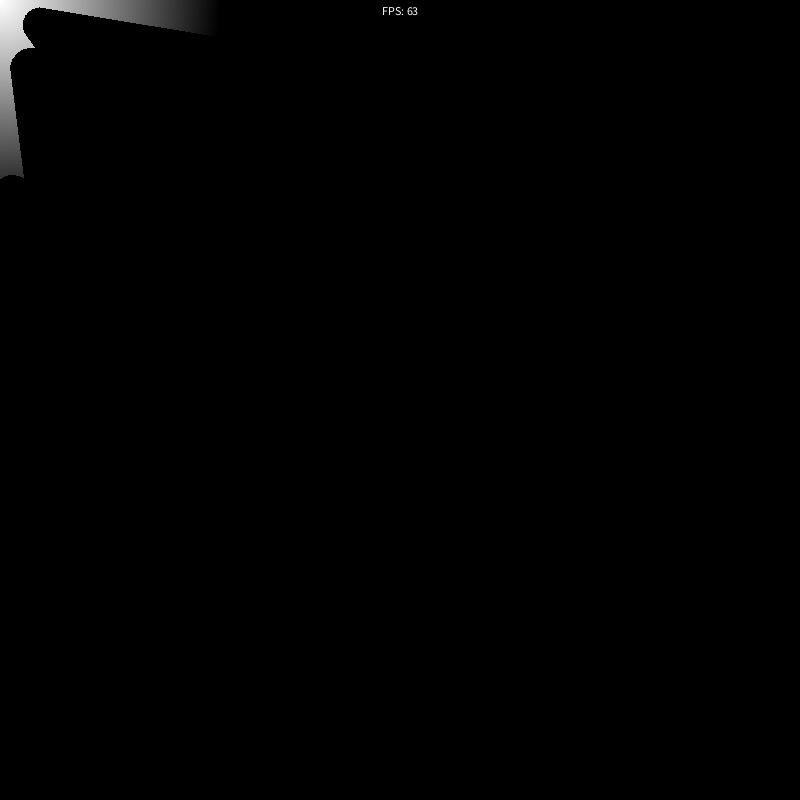
Frame 1 (no input)
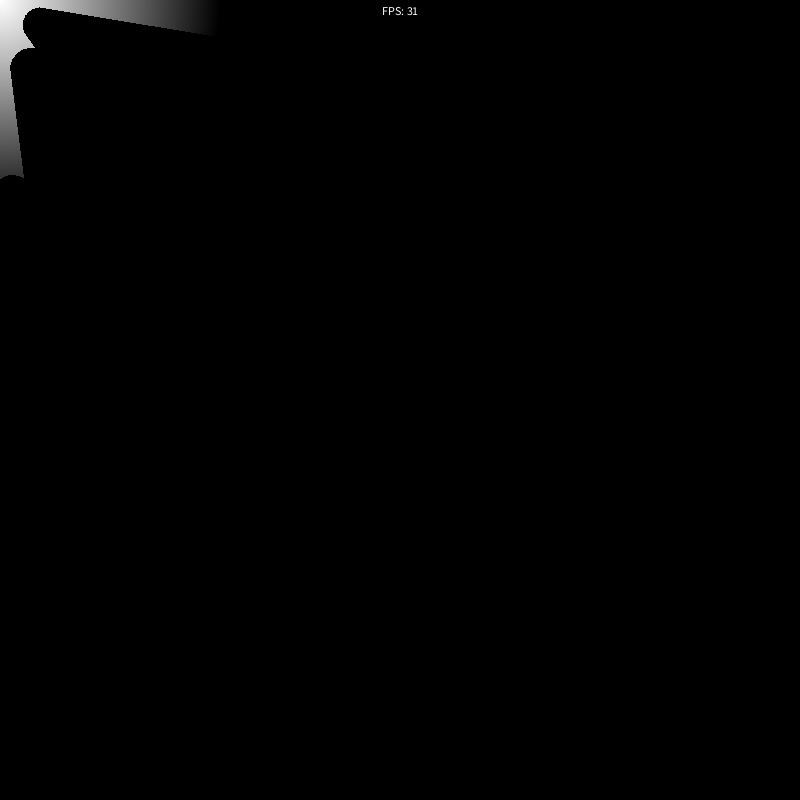
Frame 60 (the mouse pressed at the canvas centre just before this capture)
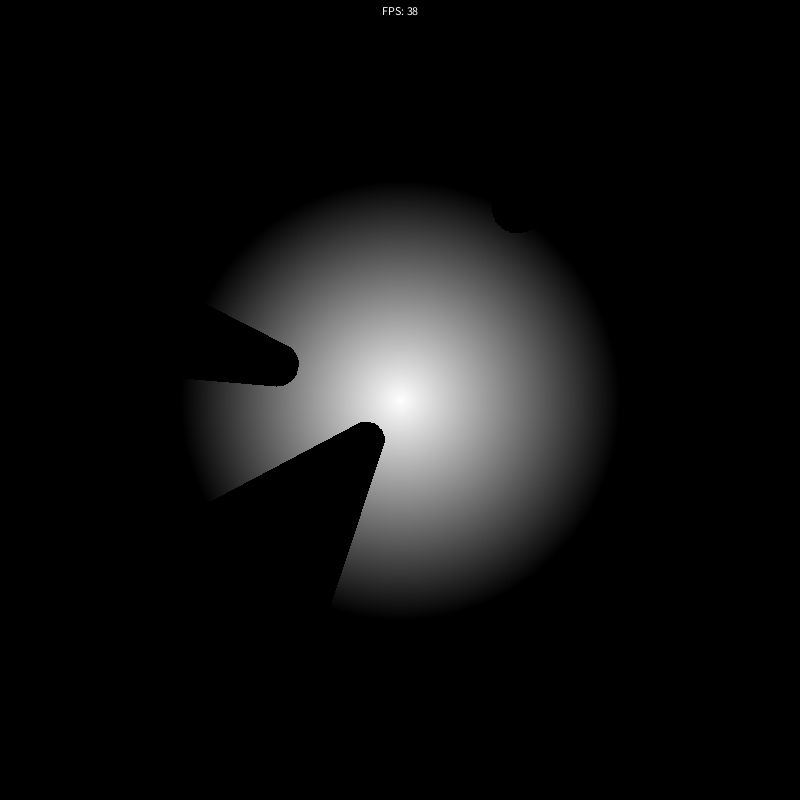
Frame 120 (the mouse held since frame 60 and released just before this capture)

The Processing sketch that drew these frames (run headless with seeded random() and noise(); from frame 60 on, the mouse is pressed at the canvas centre):

// Processing sketch: satisfyingRaycast
// ── satisfyingRaycast.pde
ArrayList<Circle> circles;

PVector middle;

int size = 220;
int intensity = 720;

void setup(){
  size(800, 800);
  middle = new PVector(width/2, height/2);
  circles = new ArrayList<Circle>();
  for(int i=0;i<15;i++){
    PVector vec = new PVector(random(width), random(height));
    circles.add(new Circle(vec.x, vec.y, random(15, 27)));
  }
}

void draw(){
  background(0);
  ArrayList<PVector> stopPoints = new ArrayList<PVector>();
  middle.set(mouseX, mouseY);
  for(int a=0;a<intensity;a++){
    float angle = map(a, 0, intensity, 0, PI*2);
    PVector angleVector = PVector.fromAngle(angle);
    int shadowStart = -1;
    for(int l=0;l<size;l++){
      for(int p=0;p<circles.size();p++){
        Circle poly = circles.get(p);
        if(poly.contains(PVector.mult(angleVector, l).add(middle))){
          shadowStart = l;
          l = size;
          p = circles.size();
        }
      }
    }
    if(shadowStart!=-1)stopPoints.add(PVector.mult(angleVector, shadowStart).add(middle));
    else stopPoints.add(PVector.mult(angleVector, size).add(middle));
  }
  push();
  beginShape();
  noStroke();
  for(PVector sp:stopPoints){
    vertex(sp.x, sp.y);
  }
  endShape(CLOSE);
  pop();
  loadPixels();
  for(int x=0;x<width;x++){
    for(int y=0;y<height;y++){
      int index = x+y*width;
      if(brightness(pixels[index])>0){
        pixels[index] = color(map(dist(middle.x, middle.y, x, y), 0, size, 255, 0));
      }
    }
  }
  updatePixels();
  push();
  textAlign(CENTER, CENTER);
  text("FPS: "+round(frameRate), width/2, 10);
  pop();
}

// ── circle.pde
class Circle{
  PVector pos;
  float radius;
  
  public Circle(float x, float y, float r){
    pos = new PVector(x, y);
    radius = r;
  }
  
  void show(){
    push();
    circle(pos.x, pos.y, radius*2);
    pop();
  }
  
  boolean contains(PVector pt){
    float x_ = pt.x-pos.x;
    float y_ = pt.y-pos.y;
    return x_*x_+y_*y_<radius*radius;
  }
}
